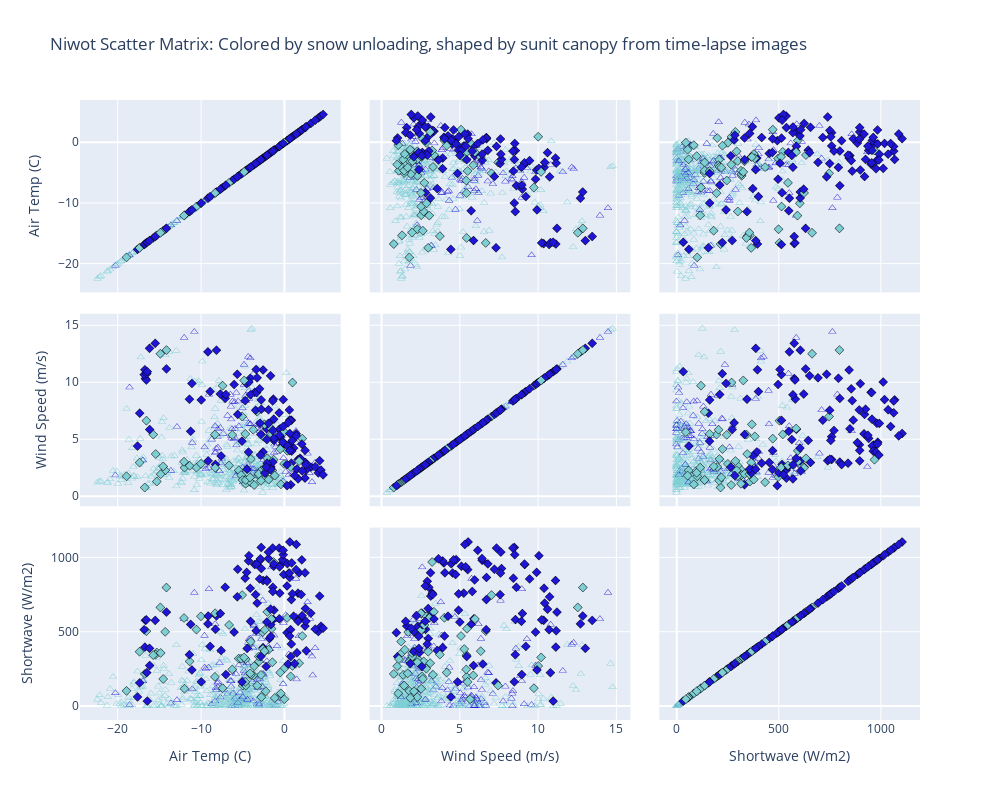

This figure's notebook cell:
### Markdown cell above
# Scatter Plots

### Code cell
# State which site we are working with 
df = df_unload.copy(deep=True)

# Some constatns 
colorscaled = [[0., colorsnowunload], [1, colorsnow]]
# index_vals = df['A'].astype('category').cat.codes
index_vals = df['CD']
index_symbols = df['Esymbol']

fig = go.Figure()
fig.add_trace(go.Splom(dimensions=[dict(label='Air Temp (C)',     values=df['temp']),
                                   dict(label='Wind Speed (m/s)', values=df['windspeed']),
                                   dict(label='Shortwave (W/m2)', values=df['shortwave'])],
                                   marker=dict(color=index_vals, colorscale=colorscaled, symbol=index_symbols, showscale=False, line_color='black', line_width=0.5, size=7),
                                   showlegend=False,
                      ))

# Other options
#showupperhalf=False, diagonal_visible=False
#marker=dict(show scale=False)

# fig.update_traces(showlegend=True, legendgroup=index_symbols, selector=dict(mode='spolm'))
# fig.update_traces(showlegend=True)

fig.update_layout(title='Niwot Scatter Matrix: Colored by snow unloading, shaped by sunit canopy from time-lapse images', width=1000, height=800, dragmode='select')

fig.show()

## open square for cloudy, diamond dot for sunny, open circle for no radiation data

### Figure 1 — Plotly figure (JSON) as saved in the notebook; plotly's stock layout.template omitted (floating-point values rounded to 4 significant figures; data arrays with more than 128 entries replaced by an {"elided": "..."} marker saying what was removed)
{"data": [{"dimensions": [{"label": "Air Temp (C)", "values": {"elided": "695 float values"}}, {"label": "Wind Speed (m/s)", "values": {"elided": "695 float values"}}, {"label": "Shortwave (W/m2)", "values": {"elided": "695 float values"}}], "marker": {"color": {"elided": "695 int values"}, "colorscale": [[0, "#1F15D5"], [1, "#7dcfd4"]], "line": {"color": "black", "width": 0.5}, "showscale": false, "size": 7, "symbol": {"elided": "695 int values"}}, "showlegend": false, "type": "splom"}], "layout": {"dragmode": "select", "height": 800, "title": {"text": "Niwot Scatter Matrix: Colored by snow unloading, shaped by sunit canopy from time-lapse images"}, "width": 1000, "xaxis": {"autorange": true, "range": [-24.53, 6.754], "type": "linear"}, "xaxis2": {"autorange": true, "range": [-0.7585, 15.89], "type": "linear"}, "xaxis3": {"autorange": true, "range": [-85.28, 1192.0], "type": "linear"}, "yaxis": {"autorange": true, "range": [-24.75, 6.972], "type": "linear"}, "yaxis2": {"autorange": true, "range": [-0.8745, 16.01], "type": "linear"}, "yaxis3": {"autorange": true, "range": [-94.18, 1201.0], "type": "linear"}}}
